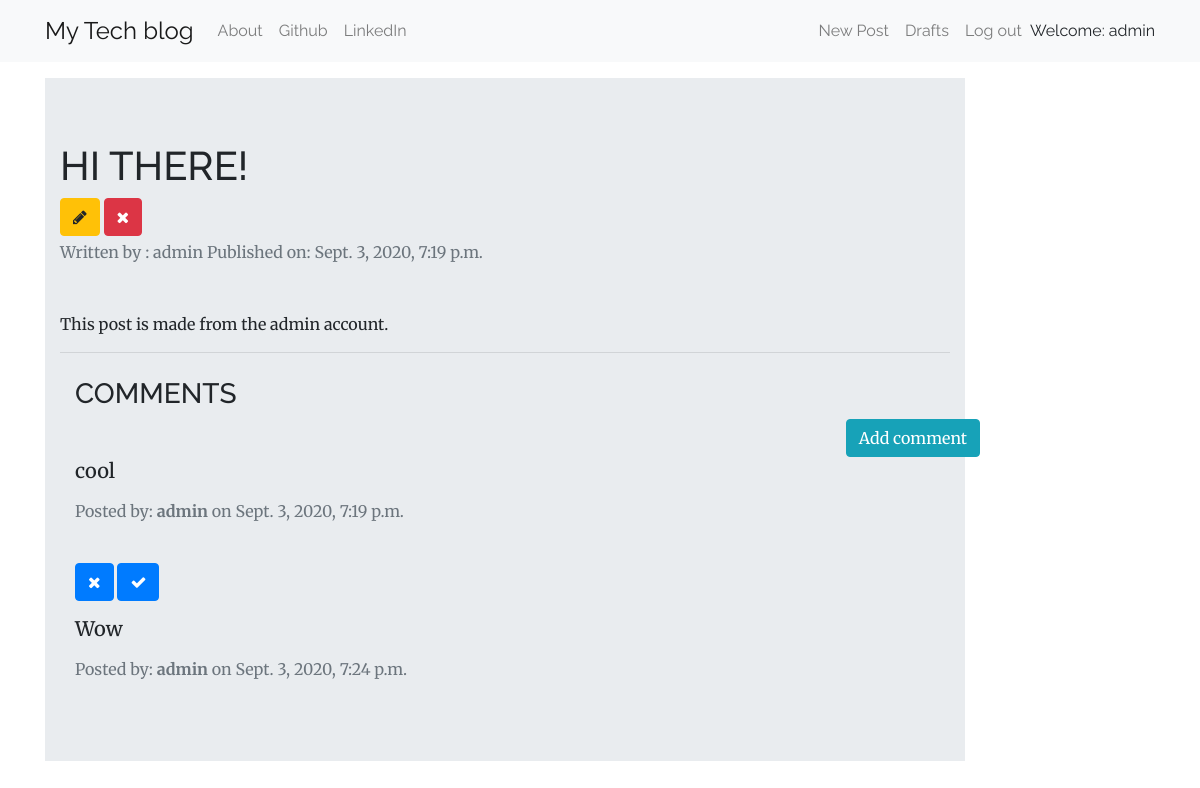
/post/23 (signed in), run on the app's committed database.
### blog/models.py (models this page shows, shortened)
class Post(models.Model):
    author = models.ForeignKey(
        settings.AUTH_USER_MODEL,
        on_delete=models.CASCADE,
    )
    title = models.CharField(max_length=200)
    text = models.TextField()
    created_date = models.DateTimeField(default=timezone.now)
    published_date = models.DateTimeField(blank=True, null=True)

class Comment(models.Model):
    post = models.ForeignKey(Post, related_name='comments', on_delete=models.CASCADE)
    author = models.ForeignKey(
        settings.AUTH_USER_MODEL,
        on_delete=models.CASCADE,
    )
    text = models.TextField()
    created_date = models.DateTimeField(default=timezone.now)
    approved_comment = models.BooleanField(default=False)

### blog/views.py (the view)
# urls.py: path('post/<int:pk>', views.PostDetailView.as_view(), name='post_detail'),
class PostDetailView(DetailView):
    model = Post

### blog/templates/blog/post_detail.html
{% extends 'blog/base.html' %}
{% block content %}
<div class="jumbotron jumbotron-fluid">
  <div class="container">
        <h1 class="text-uppercase" style="font-family: 'Raleway';">{{ post.title }}</h1>
       {% if user.is_authenticated %}
      {% if post.author.username == user.username %}
          <a class="btn btn-warning" href="{% url 'post_edit' pk=post.pk %}"><span class="fa fa-pencil"></span></a>
          <a class="btn btn-danger" href="{% url 'post_remove' pk=post.pk %}"><span class="fa fa-remove"></span></a>
      {% endif %}
      {% endif %}
        {% if post.published_date %}
            <div class="text-muted mt-1">
                Written by : {{post.author}}
               Published on: {{ post.published_date }}
            </div>
        {% else %}
            <a class="btn btn-outline-dark" href="{% url 'post_publish' pk=post.pk %}">Publish</a>
        {% endif %}
        <p class="lead mt-5">{{post.text|safe|linebreaksbr}}</p>
   <hr class="mb-4">
  <div class="container">
      <h3 class="techfont text-uppercase" style="font-family: 'Raleway';">Comments</h3>
      <a class="btn btn-info btn-comment" href="{% url 'add_comment_to_post' pk=post.pk %}">Add comment</a>
  {% for comment in post.comments.all %}
  <br>
      {% if user.is_authenticated or comment.approved_comment %}
              {% if not comment.approved_comment  %}
                {% if post.author.username == user.username %}
                  <a class="btn btn-primary" href="{% url 'comment_remove' pk=comment.pk %}"><span class="fa fa-remove"></span></a>
                  <a class="btn btn-primary" href="{% url 'comment_approve' pk=comment.pk %}"><span class="fa fa-check"></span></a>
              {% endif %}
       {% endif %}
          <h5 class="mt-3">{{ comment.text|safe|linebreaks }}</h5>
      <p class="text-muted">Posted by: <strong>{{ comment.author }}</strong> on <span class="text-muted">{{ comment.created_date }}</span></p>
      {% endif %}
  {% empty %}
        <p class="text-muted text-center">No comments yet! Be the first one to add them!</p>
  {% endfor %}
</div>
</div>
</div>
{% endblock %}

### blog/templates/blog/base.html (shortened to what this page needs)
<!DOCTYPE html>
{% load static %}
<html>
  <head>
     <link rel="stylesheet" href="https://stackpath.bootstrapcdn.com/bootstrap/4.5.2/css/bootstrap.min.css">
    <link href="https://maxcdn.bootstrapcdn.com/font-awesome/4.7.0/css/font-awesome.min.css" rel="stylesheet">
    <link rel="stylesheet" href="//cdn.jsdelivr.net/medium-editor/latest/css/medium-editor.min.css" type="text/css" media="screen" charset="utf-8">
    <link rel="stylesheet" href="{% static 'css/blog.css' %}">
  </head>
  <body>
    <nav class="navbar navbar-expand-lg navbar-light bg-light techfont">
      <div class="container">
        <div class="navbar-nav align-items-center">
          <a class="navbar-brand bigbrand" href="{% url 'post_list' %}">My Tech blog</a>
          <a class="nav-item nav-link" href="{% url 'about' %}">About</a>
          <a class="nav-item nav-link" href="https://www.github.com">Github</a>
          <a class="nav-item nav-link" href="https://www.linkedin.com">LinkedIn</a>
        </div>
        <div class="navbar-nav align-items-center ml-auto">
          {% if user.is_authenticated %}
            <a class="nav-item nav-link" href="{% url 'post_new' %}">New Post</a>
            <a class="nav-item nav-link" href="{% url 'post_draft_list' %}">Drafts</a>
            <a class="nav-item nav-link" href="{% url 'logout' %}">Log out</a>
            <a >Welcome: {{ user.username }}</a>
          {% else %}
            <a class="nav-item nav-link" href="{% url 'login' %}" aria-label="Login">
              <span class="fa fa-user" aria-hidden="true"></span></a>
          {% endif %}
        </div>
      </div>
    </nav>
          <div class="content container mt-3">
              <div class="row">
                  <div class="col-md-10">
                    <div class="blog_posts">
                      {% block content %}
                      {% endblock %}
                    </div>
                  </div>
              </div>
          </div>
  </body>
</html>

### blog/static/css/blog.css (style rules this page uses)
body { font-family: 'Merriweather', serif; }
.techfont { font-family: 'Raleway', sans-serif; }
.btn-comment { position: absolute; right: 0px; }
.bigbrand { font-size: 1.5em; }

### data on the page
Post: title "HI THERE!", author "admin", published_date "Sept. 3, 2020, 7:19 p.m.", text "This post is made from the admin account."
Comment: text "cool", author "admin", created_date "Sept. 3, 2020, 7:19 p.m."
Comment: approved_comment False (drawn), text "Wow", author "admin", created_date "Sept. 3, 2020, 7:24 p.m."

### other printed values
{{ user.username }} "admin"
